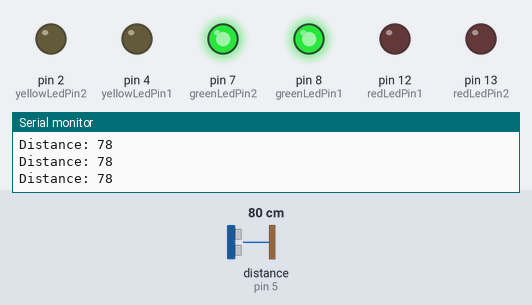
Simulated run of this sketch. Board: Arduino Uno, built with avr-gcc and run on an emulated ATmega328P. Shown: output pins drawn as LEDs (lit = HIGH), the last lines printed to the serial monitor. Wiring (inferred from the names in the program): ultrasonic range finder: trigger pin 6; echo pin 5. The inputs (shaded band) are chosen by the test bench; at power-on: distance to the obstacle (sensor on pin 5) 80 cm. The echo pulse lasts 58.3 µs per cm; pins used as bus, display or sensor lines are not drawn.

Above: at 1.2 s.
1.3 s: distance to the obstacle (sensor on pin 5) set to 4 cm
At 1.6 s:
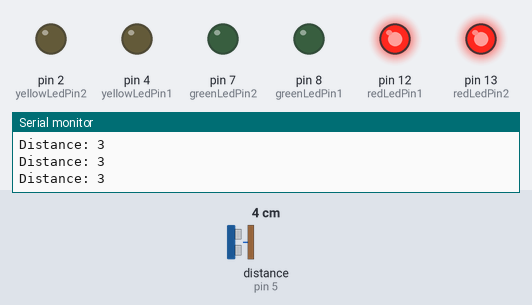
2.8 s: distance to the obstacle (sensor on pin 5) set to 20 cm
4.3 s: distance to the obstacle (sensor on pin 5) set to 24 cm
At 5.1 s:
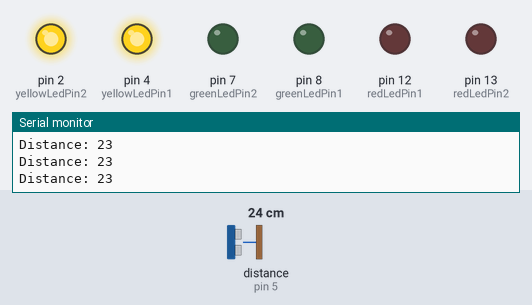
5.8 s: distance to the obstacle (sensor on pin 5) set to 18 cm
At 6.3 s:
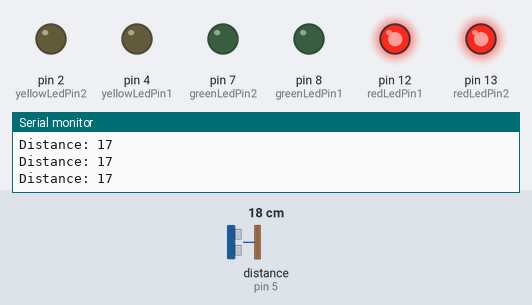
7.3 s: distance to the obstacle (sensor on pin 5) set to 35 cm
At 8.6 s:
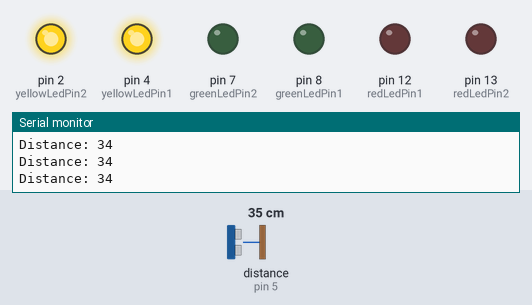
Timing chart, 0 to 9.8 s (numbered marks = the images above; inputs shaded):
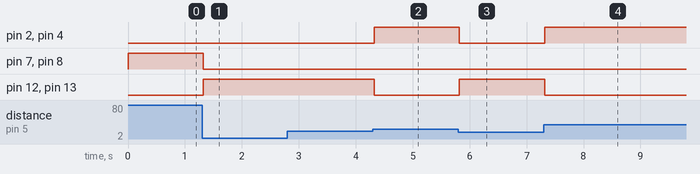

Measured:
- the behaviour switches between 21 and 22 cm on distance to the obstacle (sensor on pin 5) (found by bisection; images 1 and 2)
- after the input at 1.3 s, pin 7 (greenLedPin2), pin 8 (greenLedPin1): HIGH → LOW at once; pin 12 (redLedPin1), pin 13 (redLedPin2): LOW → HIGH at once
- after the input at 4.3 s, pin 2 (yellowLedPin2), pin 4 (yellowLedPin1): LOW → HIGH at once; pin 12 (redLedPin1), pin 13 (redLedPin2): HIGH → LOW at once
- after the input at 5.8 s, pin 2 (yellowLedPin2), pin 4 (yellowLedPin1): HIGH → LOW at once; pin 12 (redLedPin1), pin 13 (redLedPin2): LOW → HIGH at once
- after the input at 7.3 s, pin 2 (yellowLedPin2), pin 4 (yellowLedPin1): LOW → HIGH at once; pin 12 (redLedPin1), pin 13 (redLedPin2): HIGH → LOW at once

The sketch:

LedUltrasonic.ino
```cpp
const int trigPin = 6;
const int echoPin = 5;

const int redLedPin1 = 12;
const int redLedPin2 = 13;
const int yellowLedPin1 = 4;
const int yellowLedPin2 = 2;
const int greenLedPin1 = 8;
const int greenLedPin2 = 7;

long duration;
int distance;

void setup() {
  Serial.begin(9600);
  pinMode(trigPin, OUTPUT);
  pinMode(echoPin, INPUT);

  pinMode(redLedPin1, OUTPUT);
  pinMode(redLedPin2, OUTPUT);
  pinMode(yellowLedPin1, OUTPUT);
  pinMode(yellowLedPin2, OUTPUT);
  pinMode(greenLedPin1, OUTPUT);
  pinMode(greenLedPin2, OUTPUT);

}

void loop() {
  digitalWrite(trigPin, LOW);
  delayMicroseconds(2);
  // Sets the trigPin on HIGH state for 10 micro seconds
  digitalWrite(trigPin, HIGH);
  delayMicroseconds(10);
  digitalWrite(trigPin, LOW);
  // Reads the echoPin, returns the sound wave travel time in microseconds
  duration = pulseIn(echoPin, HIGH);
  // Calculating the distance
  distance = duration * 0.034 / 2;
  // Prints the distance on the Serial Monitor
  Serial.print("Distance: ");
  Serial.println(distance);
  // Control the LEDs based on the distance
  if (distance >= 2 && distance <= 20) {
    // Red LEDs on
    digitalWrite(redLedPin1, HIGH);
    digitalWrite(redLedPin2, HIGH);
    digitalWrite(yellowLedPin1, LOW);
    digitalWrite(yellowLedPin2, LOW);
    digitalWrite(greenLedPin1, LOW);
    digitalWrite(greenLedPin2, LOW);
  }
  if (distance >= 21 && distance <= 40) {
        // yellow LEDs on
      digitalWrite(redLedPin1, LOW);
      digitalWrite(redLedPin2, LOW);
      digitalWrite(yellowLedPin1, HIGH);
      digitalWrite(yellowLedPin2, HIGH);
      digitalWrite(greenLedPin1, LOW);
      digitalWrite(greenLedPin2, LOW);
  }if (distance >= 40){
        // green LEDs on
      digitalWrite(redLedPin1, LOW);
      digitalWrite(redLedPin2, LOW);
      digitalWrite(greenLedPin1, HIGH);
      digitalWrite(greenLedPin2, HIGH);
      digitalWrite(yellowLedPin1, LOW);
      digitalWrite(yellowLedPin2, LOW);

  }

    }
```
